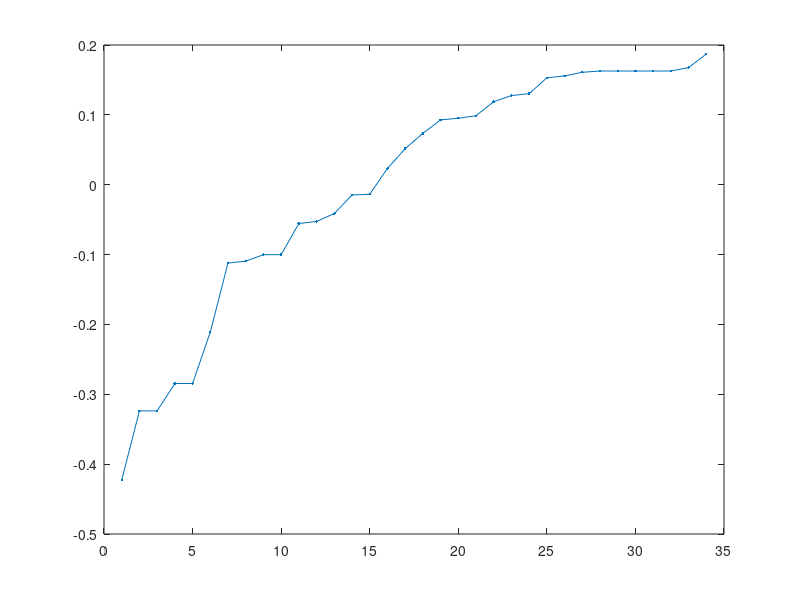
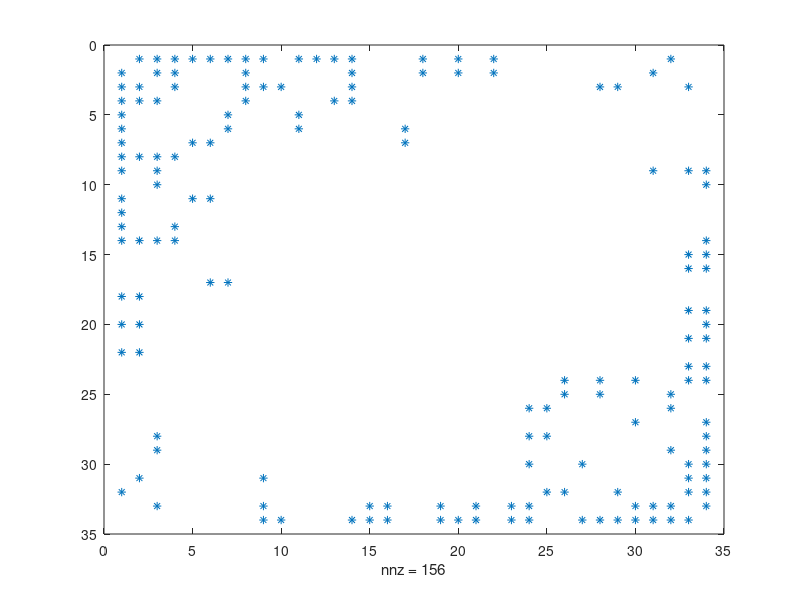
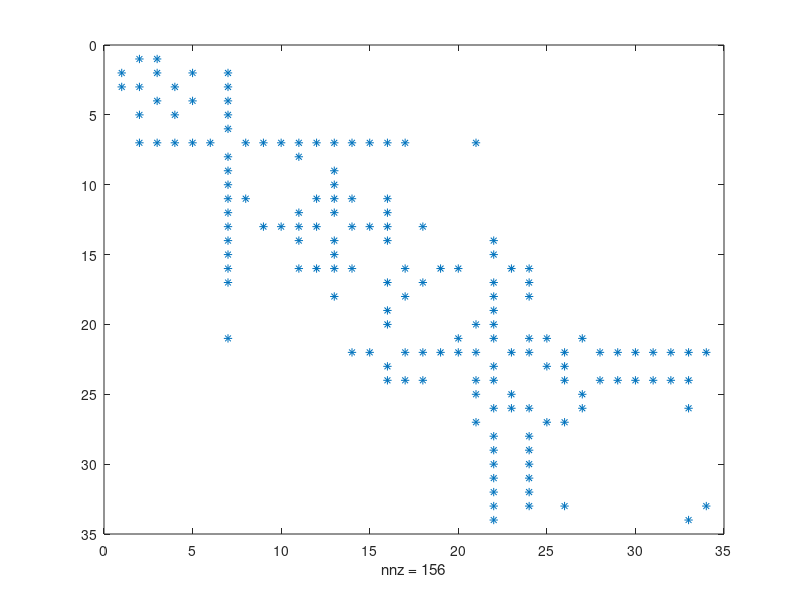

Write the MATLAB code that produced these figures, in order.

%CSIC HW-7 Q4
clear; clc;
data=load('karate.mat');
A=data.A; %Adjacency Matrix
d=sum(A,2);
D=diag(d); %Degree matrix
L=D-A; %Graph Laplacian

%Q4(a)
[evec,eval] = eig(L);
[e1,idx]=sort(diag(eval));
lambda2=e1(2);
f=evec(:,idx(2)); %second smalles eigenvector

%Q4(b)
[f1,idx1]=sort(f); %Fiedler vector
plot(f1,'.-');
%plotting Adjacency Matrix
figure;
spy(A);
figure;
spy(A(idx1,idx1));

%Q4(c)
med=median(f);
S_star=find(f<med);
S_star_bar=find(f>=med);

delta_S_star=sum(sum(A(S_star,S_star_bar)));
alpha_f=delta_S_star/(min(sum(d(S_star)),sum(d(S_star_bar)) ));

%Q4(d)
check_lambda=(lambda2>alpha_f);

%Q4(e)
S_plus=find(f<=0);
S_minus=find(f>0);

delta_S_plus=sum(sum(A(S_plus,S_minus)));
h_s_plus=delta_S_plus/(min(sum(d(S_plus)),sum(d(S_minus)) ));


%Q4(f) Recursive partition
A1=A(S_plus,S_plus);
e1=sum(A1,2);
E1=diag(e1); %Degree matrix
L1=E1-A1; %Graph Laplacian

[V1,D1] = eigs(L1, 2, 'SA');

S_plus_1=find(V1(:,2)<=0);
S_plus_2=find(V1(:,2)>0);

A2=A(S_plus,S_plus);
e2=sum(A2,2);
E2=diag(e2); %Degree matrix
L2=E2-A2; %Graph Laplacian
[V2,D2] = eigs(L2, 2, 'SA');

S_minus_1=find(V2(:,2)<=0);
S_minus_2=find(V2(:,2)>0);








